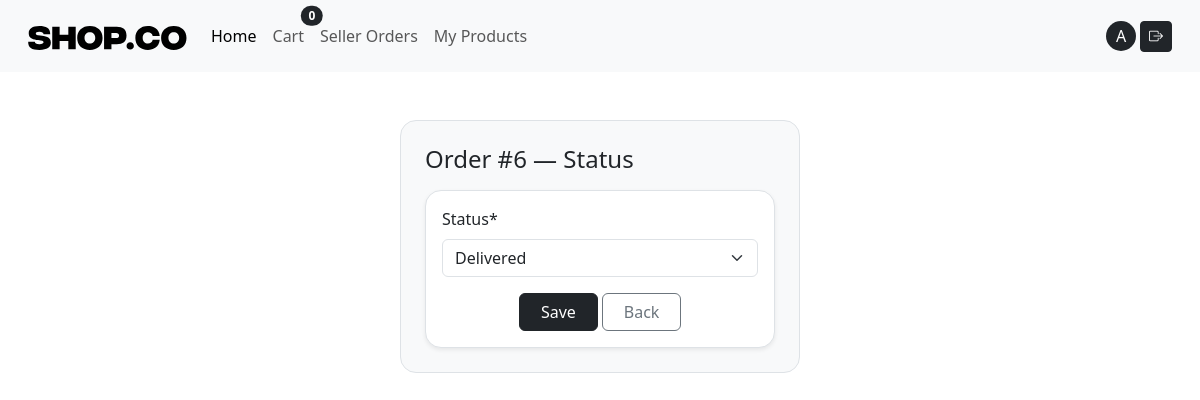
Page /seller/orders/6/status/ (signed in) on the committed database.
### cart/models.py (models this page shows, shortened)
class Cart(models.Model):
   user = models.OneToOneField(settings.AUTH_USER_MODEL, on_delete=models.CASCADE, related_name='cart')
   created_at = models.DateField(auto_now_add=True)
   updated_at = models.DateField(auto_now=True)
   def total_qty(self):
       return sum(item.qty for item in self.items.all())

### accounts/models.py (models this page shows, shortened)
class User(AbstractUser):
    class Role(models.TextChoices):
        BUYER = "BUYER", "Buyer"
        SELLER = "SELLER", "Seller"
    role = models.CharField(
        max_length=10,
        choices=Role.choices,
        default=Role.BUYER
    )
    image = models.ImageField(upload_to="avatars/", blank=True, null=True)
    phone = models.CharField(max_length=13, help_text="+998919990033")
    address = models.CharField(max_length=255, blank=True)

### orders/models.py (models this page shows, shortened)
class OrderItem(models.Model):
   STATUS_NEW = "new"  # yangi buyurtma
   STATUS_PROCESSING = "processing"  # tayyorlanmoqda
   STATUS_DELIVERED = "delivered"  # yetkazildi
   STATUS_CANCELED = "canceled"  # bekor qilindi
   STATUS_CHOICES = [
       (STATUS_NEW, "New"),
       (STATUS_PROCESSING, "Processing"),
       (STATUS_DELIVERED, "Delivered"),
       (STATUS_CANCELED, "Canceled"),
   ]
   order = models.ForeignKey(  # qaysi orderga tegishli
       Order, on_delete=models.CASCADE, related_name="items")
   product = models.ForeignKey(Product,
       on_delete=models.PROTECT,  # order bo‘lsa product o‘chib ketmasin (tarix saqlansin)
       related_name="order_items")
   seller = models.ForeignKey(  # buyurtma qaysi sotuvchiga borishini ajratish uchun
       settings.AUTH_USER_MODEL,
       on_delete=models.PROTECT,
       related_name="sold_items")
   qty = models.PositiveIntegerField(default=1)  # soni
   unit_price = models.DecimalField(max_digits=12, decimal_places=2, default=Decimal("0.00"))  # bitta narx
   status = models.CharField(max_length=20, choices=STATUS_CHOICES, default=STATUS_NEW)  # order holati

### orders/views.py (the view, shortened to what this page needs)
# urls.py: path("seller/orders/<int:pk>/status/", views.SellerOrderStatusUpdateView.as_view(), name="seller_order_status"),
class SellerOrderStatusUpdateView(SellerRequiredMixin, UpdateView):
   model = OrderItem
   form_class = OrderStatusForm
   template_name = "orders/seller/order_status_update.html"
   success_url = reverse_lazy("seller_order_items")  # update’dan keyin listga qaytadi

### orders/forms.py
class OrderStatusForm(forms.ModelForm):
   class Meta:
       model = OrderItem
       fields = ("status",)

### cart/context_processors.py (called while the page is built)
def cart(request):
    if request.user.is_authenticated:
        cart, _ = Cart.objects.get_or_create(user=request.user)
        return {'cart': cart}
    return {'cart': None}

### orders/mixins.py (called while the page is built)
   def test_func(self):
       user = self.request.user
       return user.is_authenticated and getattr(user, "role", None) == "SELLER"

### templates/orders/seller/order_status_update.html (shortened to what this page needs)
{% extends "base.html" %}
{% load crispy_forms_tags %}
{% block content %}
<div class="container border rounded p-4 my-5 rounded-4 bg-light col-4">
<h1 class="h4 mb-3">Order #{{ object.id }} — Status</h1>
<div class="card shadow-sm border rounded-4">
 <div class="card-body">
   <form method="post">
     {{ form|crispy }}
    <div class="text-center">
         <button class="btn btn-dark w-25">Save</button>
      <a class="btn btn-outline-secondary w-25" href="{% url 'seller_order_items' %}">
     Back
   </a>
    </div>
   </form>
  </div></div>
   </div>
{% endblock %}

### templates/includes/navbar.html (shortened to what this page needs)
{% load static %}
<nav class="navbar navbar-expand-lg bg-body-tertiary p-3">
  <div class="container-fluid">
    <a class="navbar-brand" href="/"><img src="{% static 'images/logo.svg' %}" alt=""/></a>
    <div class="collapse navbar-collapse" id="navbarSupportedContent">
      <ul class="navbar-nav me-auto mb-2 mb-lg-0">
        <li class="nav-item">
          <a class="nav-link active" aria-current="page" href="/">Home</a>
        </li>
        <li class="nav-item">
          <a href="{% url 'cart_detail' %}" class="nav-link position-relative btn btn-sm ">
  Cart
  <span class="position-absolute top-0 start-100 translate-middle badge rounded-pill bg-dark">
     {{ cart.total_qty }}
  </span>
</a>
        </li>
        <li class="nav-item">
          {% if request.user.is_authenticated %}
 {% if request.user.role == "SELLER" %}
   <a class="nav-link" href="{% url 'seller_order_items' %}">Seller Orders</a>
 {% endif %}
{% endif %}
        </li>
        <li class="nav-item">
          {% if request.user.is_authenticated and request.user.role == "SELLER" %}
<a class="nav-link" href="{% url 'seller_products' %}">
My Products
</a>
{%endif %}
</li>
      </ul>
      {% if user.is_authenticated %}
        <a style="width: 30px; height:30px;" class="text-decoration-none d-flex align-items-center justify-content-center bg-dark text-white rounded rounded-circle me-1"  href="{% url 'profile_detail' %}">{{ user.username|slice:1|title }}</a>
      <form method="post" action="{% url 'logout' %}">
        <button class="btn btn-dark btn-sm"><i class="bi bi-box-arrow-right"></i></button>
      </form>
      {% else %}
      <a class="btn btn-dark rounded rounded-pill me-1" href="{% url 'signup' %}">Ro'yxatdan o'tish</a>
      <a class="btn btn-dark rounded rounded-pill" href="{% url 'login' %}">Kirish</a>
      {% endif %}
    </div>
  </div>
</nav>

### rows in the picture
Cart: total_qty "0"
User: username "A"
OrderItem: id "6", status "Delivered"
